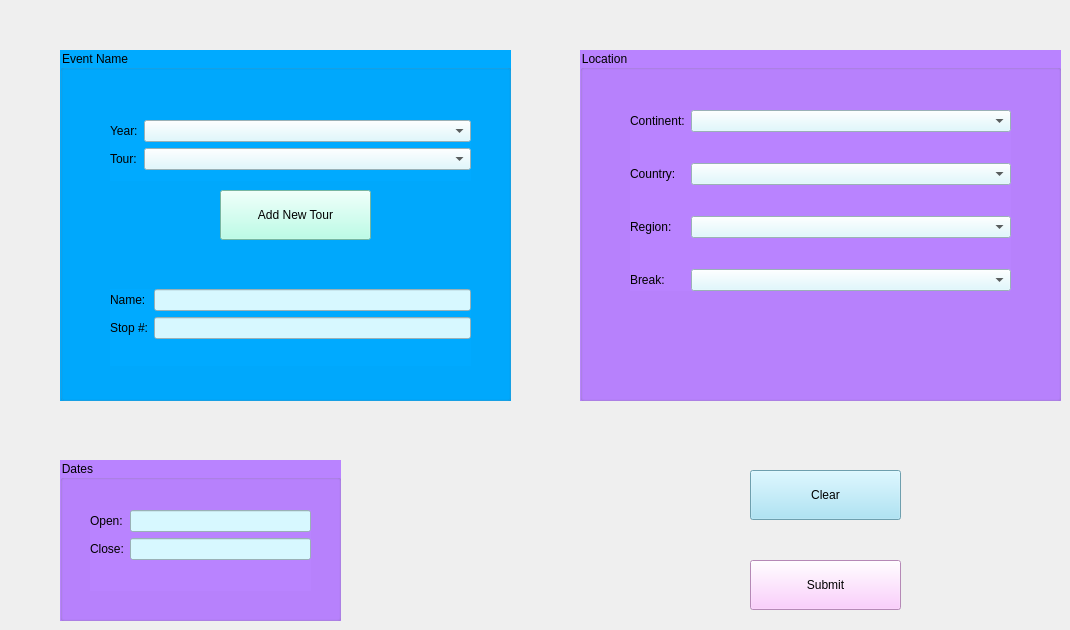
     <widget class="QWidget" name="tab_entry_event">
      <attribute name="title">
       <string>Add Event</string>
      </attribute>
      <widget class="QGroupBox" name="gb_addevent_name">
       <property name="geometry">
        <rect>
         <x>60</x>
         <y>50</y>
         <width>451</width>
         <height>351</height>
        </rect>
       </property>
       <property name="styleSheet">
        <string notr="true">background-color: rgb(0, 170, 255);
font: 75 14pt &quot;Verdana&quot;;</string>
       </property>
       <property name="title">
        <string>Event Name</string>
       </property>
       <widget class="QWidget" name="formLayoutWidget_7">
        <property name="geometry">
         <rect>
          <x>50</x>
          <y>70</y>
          <width>361</width>
          <height>61</height>
         </rect>
        </property>
        <layout class="QFormLayout" name="flayout_addevent_tour">
         <item row="1" column="0">
          <widget class="QLabel" name="label_addevent_tourtype">
           <property name="styleSheet">
            <string notr="true">font: 63 10pt &quot;Cascadia Mono SemiBold&quot;;</string>
           </property>
           <property name="text">
            <string>Tour:</string>
           </property>
          </widget>
         </item>
         <item row="1" column="1">
          <widget class="QComboBox" name="cb_addevent_tourtype">
           <property name="styleSheet">
            <string notr="true">background-color: rgb(215, 248, 255);
font: 75 10pt &quot;Verdana&quot;;</string>
           </property>
          </widget>
         </item>
         <item row="0" column="0">
          <widget class="QLabel" name="label_addevent_year">
           <property name="styleSheet">
            <string notr="true">font: 63 10pt &quot;Cascadia Mono SemiBold&quot;;</string>
           </property>
           <property name="text">
            <string>Year:</string>
           </property>
          </widget>
         </item>
         <item row="0" column="1">
          <widget class="QComboBox" name="cb_addevent_year">
           <property name="styleSheet">
            <string notr="true">background-color: rgb(215, 248, 255);
font: 75 10pt &quot;Verdana&quot;;</string>
           </property>
          </widget>
         </item>
        </layout>
       </widget>
       <widget class="QPushButton" name="pb_addevent_newtour">
        <property name="enabled">
         <bool>true</bool>
        </property>
        <property name="geometry">
         <rect>
          <x>160</x>
          <y>140</y>
          <width>151</width>
          <height>50</height>
         </rect>
        </property>
        <property name="sizePolicy">
         <sizepolicy hsizetype="Fixed" vsizetype="Fixed">
          <horstretch>0</horstretch>
          <verstretch>0</verstretch>
         </sizepolicy>
        </property>
        <property name="minimumSize">
         <size>
          <width>151</width>
          <height>50</height>
         </size>
        </property>
        <property name="styleSheet">
         <string notr="true">background-color: rgb(167, 255, 226);
font: 63 11pt &quot;Verdana&quot;;</string>
        </property>
        <property name="text">
         <string>Add New Tour</string>
        </property>
       </widget>
       <widget class="QWidget" name="formLayoutWidget_8">
        <property name="geometry">
         <rect>
          <x>50</x>
          <y>239</y>
          <width>361</width>
          <height>77</height>
         </rect>
        </property>
        <layout class="QFormLayout" name="flayout_addevent_name">
         <item row="0" column="0">
          <widget class="QLabel" name="label_addevent_name">
           <property name="styleSheet">
            <string notr="true">font: 63 10pt &quot;Cascadia Mono SemiBold&quot;;</string>
           </property>
           <property name="text">
            <string>Name:</string>
           </property>
          </widget>
         </item>
         <item row="1" column="0">
          <widget class="QLabel" name="label_addevent_stop">
           <property name="styleSheet">
            <string notr="true">font: 63 10pt &quot;Cascadia Mono SemiBold&quot;;</string>
           </property>
           <property name="text">
            <string>Stop #:</string>
           </property>
          </widget>
         </item>
         <item row="0" column="1">
          <widget class="QLineEdit" name="line_addevent_name">
           <property name="styleSheet">
            <string notr="true">background-color: rgb(215, 248, 255);
font: 75 10pt &quot;Verdana&quot;;</string>
           </property>
          </widget>
         </item>
         <item row="1" column="1">
          <widget class="QLineEdit" name="line_addevent_stop">
           <property name="styleSheet">
            <string notr="true">background-color: rgb(215, 248, 255);
font: 75 10pt &quot;Verdana&quot;;</string>
           </property>
          </widget>
         </item>
        </layout>
       </widget>
      </widget>
      <widget class="QGroupBox" name="gb_addevent_dates">
       <property name="geometry">
        <rect>
         <x>60</x>
         <y>460</y>
         <width>281</width>
         <height>161</height>
        </rect>
       </property>
       <property name="styleSheet">
        <string notr="true">font: 75 14pt &quot;Verdana&quot;;
background-color: rgb(185, 131, 255);</string>
       </property>
       <property name="title">
        <string>Dates</string>
       </property>
       <widget class="QWidget" name="formLayoutWidget_9">
        <property name="geometry">
         <rect>
          <x>30</x>
          <y>50</y>
          <width>221</width>
          <height>81</height>
         </rect>
        </property>
        <layout class="QFormLayout" name="flayout_addevent_dates">
         <item row="0" column="0">
          <widget class="QLabel" name="label_addevent_open">
           <property name="styleSheet">
            <string notr="true">font: 63 10pt &quot;Cascadia Mono SemiBold&quot;;</string>
           </property>
           <property name="text">
            <string>Open:</string>
           </property>
          </widget>
         </item>
         <item row="1" column="0">
          <widget class="QLabel" name="label_addevent_close">
           <property name="styleSheet">
            <string notr="true">font: 63 10pt &quot;Cascadia Mono SemiBold&quot;;</string>
           </property>
           <property name="text">
            <string>Close:</string>
           </property>
          </widget>
         </item>
         <item row="0" column="1">
          <widget class="QLineEdit" name="line_addevent_open">
           <property name="styleSheet">
            <string notr="true">background-color: rgb(215, 248, 255);
font: 75 10pt &quot;Verdana&quot;;</string>
           </property>
          </widget>
         </item>
         <item row="1" column="1">
          <widget class="QLineEdit" name="line_addevent_close">
           <property name="styleSheet">
            <string notr="true">background-color: rgb(215, 248, 255);
font: 75 10pt &quot;Verdana&quot;;</string>
           </property>
          </widget>
         </item>
        </layout>
       </widget>
      </widget>
      <widget class="QGroupBox" name="gb_addevent_location">
       <property name="geometry">
        <rect>
         <x>580</x>
         <y>50</y>
         <width>481</width>
         <height>351</height>
        </rect>
       </property>
       <property name="styleSheet">
        <string notr="true">font: 75 14pt &quot;Verdana&quot;;
background-color: rgb(185, 131, 255);</string>
       </property>
       <property name="title">
        <string>Location</string>
       </property>
       <widget class="QWidget" name="formLayoutWidget_10">
        <property name="geometry">
         <rect>
          <x>50</x>
          <y>60</y>
          <width>381</width>
          <height>181</height>
         </rect>
        </property>
        <layout class="QFormLayout" name="flayout_addbreak_location_2">
         <item row="0" column="0">
          <widget class="QLabel" name="label_addevent_continent">
           <property name="styleSheet">
            <string notr="true">font: 63 10pt &quot;Cascadia Mono SemiBold&quot;;</string>
           </property>
           <property name="text">
            <string>Continent:</string>
           </property>
          </widget>
         </item>
         <item row="4" column="0">
          <widget class="QLabel" name="label_addevent_region">
           <property name="styleSheet">
            <string notr="true">font: 63 10pt &quot;Cascadia Mono SemiBold&quot;;</string>
           </property>
           <property name="text">
            <string>Region:</string>
           </property>
          </widget>
         </item>
         <item row="6" column="0">
          <widget class="QLabel" name="label_addevent_break">
           <property name="styleSheet">
            <string notr="true">font: 63 10pt &quot;Cascadia Mono SemiBold&quot;;</string>
           </property>
           <property name="text">
            <string>Break:</string>
           </property>
          </widget>
         </item>
         <item row="2" column="0">
          <widget class="QLabel" name="label_addevent_country">
           <property name="styleSheet">
            <string notr="true">font: 63 10pt &quot;Cascadia Mono SemiBold&quot;;</string>
           </property>
           <property name="text">
            <string>Country:</string>
           </property>
          </widget>
         </item>
         <item row="0" column="1">
          <widget class="QComboBox" name="cb_addevent_continent">
           <property name="styleSheet">
            <string notr="true">background-color: rgb(215, 248, 255);
font: 75 10pt &quot;Verdana&quot;;</string>
           </property>
          </widget>
         </item>
         <item row="2" column="1">
          <widget class="QComboBox" name="cb_addevent_country">
           <property name="styleSheet">
            <string notr="true">background-color: rgb(215, 248, 255);
font: 75 10pt &quot;Verdana&quot;;</string>
           </property>
          </widget>
         </item>
         <item row="4" column="1">
          <widget class="QComboBox" name="cb_addevent_region">
           <property name="styleSheet">
            <string notr="true">background-color: rgb(215, 248, 255);
font: 75 10pt &quot;Verdana&quot;;</string>
           </property>
          </widget>
         </item>
         <item row="6" column="1">
          <widget class="QComboBox" name="cb_addevent_break">
           <property name="styleSheet">
            <string notr="true">background-color: rgb(215, 248, 255);
font: 75 10pt &quot;Verdana&quot;;</string>
           </property>
          </widget>
         </item>
         <item row="1" column="0">
          <spacer name="vspacer_addevent_01">
           <property name="orientation">
            <enum>Qt::Vertical</enum>
           </property>
           <property name="sizeHint" stdset="0">
            <size>
             <width>20</width>
             <height>40</height>
            </size>
           </property>
          </spacer>
         </item>
         <item row="3" column="0">
          <spacer name="vspacer_addevent_02">
           <property name="orientation">
            <enum>Qt::Vertical</enum>
           </property>
           <property name="sizeHint" stdset="0">
            <size>
             <width>20</width>
             <height>40</height>
            </size>
           </property>
          </spacer>
         </item>
         <item row="5" column="0">
          <spacer name="vpsacer_addevent_03">
           <property name="orientation">
            <enum>Qt::Vertical</enum>
           </property>
           <property name="sizeHint" stdset="0">
            <size>
             <width>20</width>
             <height>40</height>
            </size>
           </property>
          </spacer>
         </item>
        </layout>
       </widget>
      </widget>
      <widget class="QPushButton" name="pb_addevent_clear">
       <property name="enabled">
        <bool>true</bool>
       </property>
       <property name="geometry">
        <rect>
         <x>750</x>
         <y>470</y>
         <width>151</width>
         <height>50</height>
        </rect>
       </property>
       <property name="sizePolicy">
        <sizepolicy hsizetype="Fixed" vsizetype="Fixed">
         <horstretch>0</horstretch>
         <verstretch>0</verstretch>
        </sizepolicy>
       </property>
       <property name="minimumSize">
        <size>
         <width>151</width>
         <height>50</height>
        </size>
       </property>
       <property name="styleSheet">
        <string notr="true">background-color: rgb(154, 223, 244);
font: 63 11pt &quot;Verdana&quot;;</string>
       </property>
       <property name="text">
        <string>Clear</string>
       </property>
      </widget>
      <widget class="QPushButton" name="pb_addevent_submit">
       <property name="enabled">
        <bool>true</bool>
       </property>
       <property name="geometry">
        <rect>
         <x>750</x>
         <y>560</y>
         <width>151</width>
         <height>50</height>
        </rect>
       </property>
       <property name="sizePolicy">
        <sizepolicy hsizetype="Fixed" vsizetype="Fixed">
         <horstretch>0</horstretch>
         <verstretch>0</verstretch>
        </sizepolicy>
       </property>
       <property name="minimumSize">
        <size>
         <width>151</width>
         <height>50</height>
        </size>
       </property>
       <property name="styleSheet">
        <string notr="true">background-color: rgb(253, 192, 255);
font: 63 11pt &quot;Verdana&quot;;</string>
       </property>
       <property name="text">
        <string>Submit</string>
       </property>
      </widget>
     </widget>
